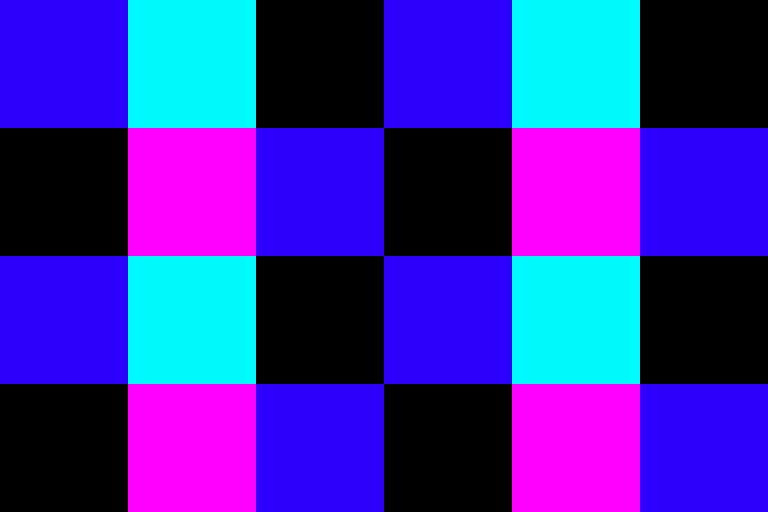

This is a level from a 2D game, rendered from its Tiled map with the project's own tilesets. A one-line summary and the complete map file follow:
An orthogonal 6x4 tile map with 128x128 px tiles, 1 tile layer (Capa de Patrones 1).

<map version="1.2" tiledversion="1.2.0" orientation="orthogonal" renderorder="left-up" width="6" height="4" tilewidth="128" tileheight="128" infinite="0" nextlayerid="5" nextobjectid="1">
 <tileset firstgid="1" source="map2.tsx" />
 <layer id="4" name="Capa de Patrones 1" width="6" height="4">
  <data>
   <tile gid="4" />
   <tile gid="1" />
   <tile gid="2" />
   <tile gid="4" />
   <tile gid="1" />
   <tile gid="2" />
   <tile gid="2" />
   <tile gid="3" />
   <tile gid="4" />
   <tile gid="2" />
   <tile gid="3" />
   <tile gid="4" />
   <tile gid="4" />
   <tile gid="1" />
   <tile gid="2" />
   <tile gid="4" />
   <tile gid="1" />
   <tile gid="2" />
   <tile gid="2" />
   <tile gid="3" />
   <tile gid="4" />
   <tile gid="2" />
   <tile gid="3" />
   <tile gid="4" />
  </data>
 </layer>
</map>